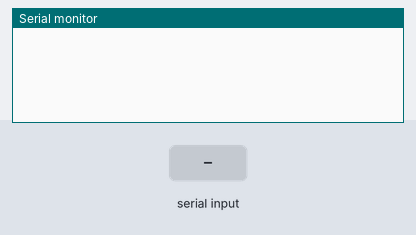
A sketch run on a simulated Arduino Uno, built with avr-gcc and run on an emulated ATmega328P. Parts: the last lines printed to the serial monitor. The test bench sets the inputs (shaded band).

Above: at 1.2 s.
1.3 s: "ON " received over Serial
At 2.8 s:
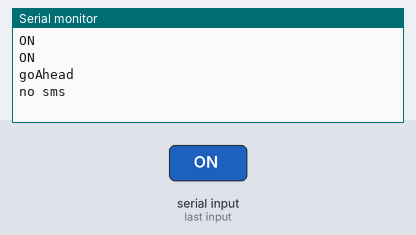
3.8 s: "LOW " received over Serial
At 4.87 s:
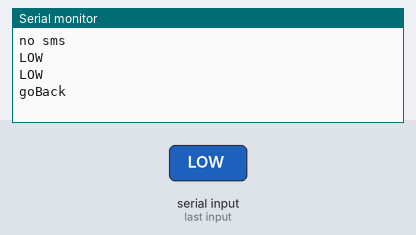
6.3 s: "1" received over Serial
At 8.8 s:
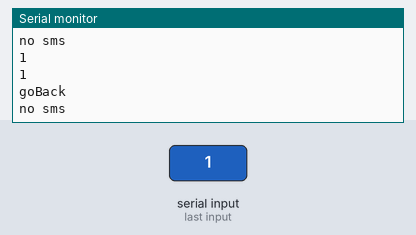

Measured:
- after the input at 1.3 s, the serial monitor: prints a new line after 1.0 s (image 1)
- after the input at 3.8 s, the serial monitor: prints a new line after 1.0 s (image 2)
- after the input at 6.3 s, the serial monitor: prints a new line after 1.0 s (image 3)

The sketch:

sketch_nov22b.ino
```cpp
void setup() {
  // put your setup code here, to run once:
  Serial.begin(9600);
}

void loop() {
  // put your main code here, to run repeatedly:
  if(Serial.available() > 0 )
  {
      String data = Serial.readString();
      Serial.println(data);
      delay(50);
      Serial.println(data.substring(0,3));

      if(data.substring(0,3) == "ON ")
      {
        Serial.println("goAhead");
      }
      else{
        Serial.println("goBack");
      }
      Serial.println(data.substring(3,7));
      if(data.substring(3,7) == "LOW ")
      {
        Serial.println("send sms");
      }
      else
      {
        Serial.println("no sms");
      }
  }
}
```
